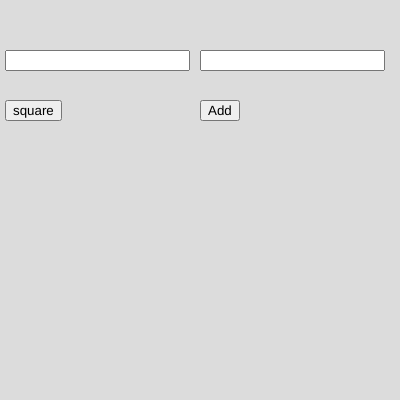
Frame 1 (no input)
Frame 60 (no input): identical to frame 1, image omitted
Frame 120 (the mouse pressed at the canvas centre since frame 60): identical to frame 1, image omitted

The p5.js sketch that drew this single still picture (run headless with seeded random() and noise() and a simulated clock; from frame 60 on, the mouse is pressed at the canvas centre):

// p5.js sketch
// ── sketch.js
var but1,but2;
var input1,input2;
var n1,n2;

function setup() {
  createCanvas(400, 400);
  console.log("Hi there")

  input1=createInput();
  input1.position(5,50);

  input2=createInput();
  input2.position(200,50);

  but1=createButton("square");
  but1.position(5,100);

  but2=createButton("Add");
  but2.position(200,100);


}

function squ()
{
  console.log(n1*n1);
 
}


function add()
{
  console.log(n1+n2);
 
}

function draw() {
  background(220);
  n1=parseInt(input1.value());
  n2=parseInt(input2.value());

   but1.mousePressed(squ);
   but2.mousePressed(add);

  
}
